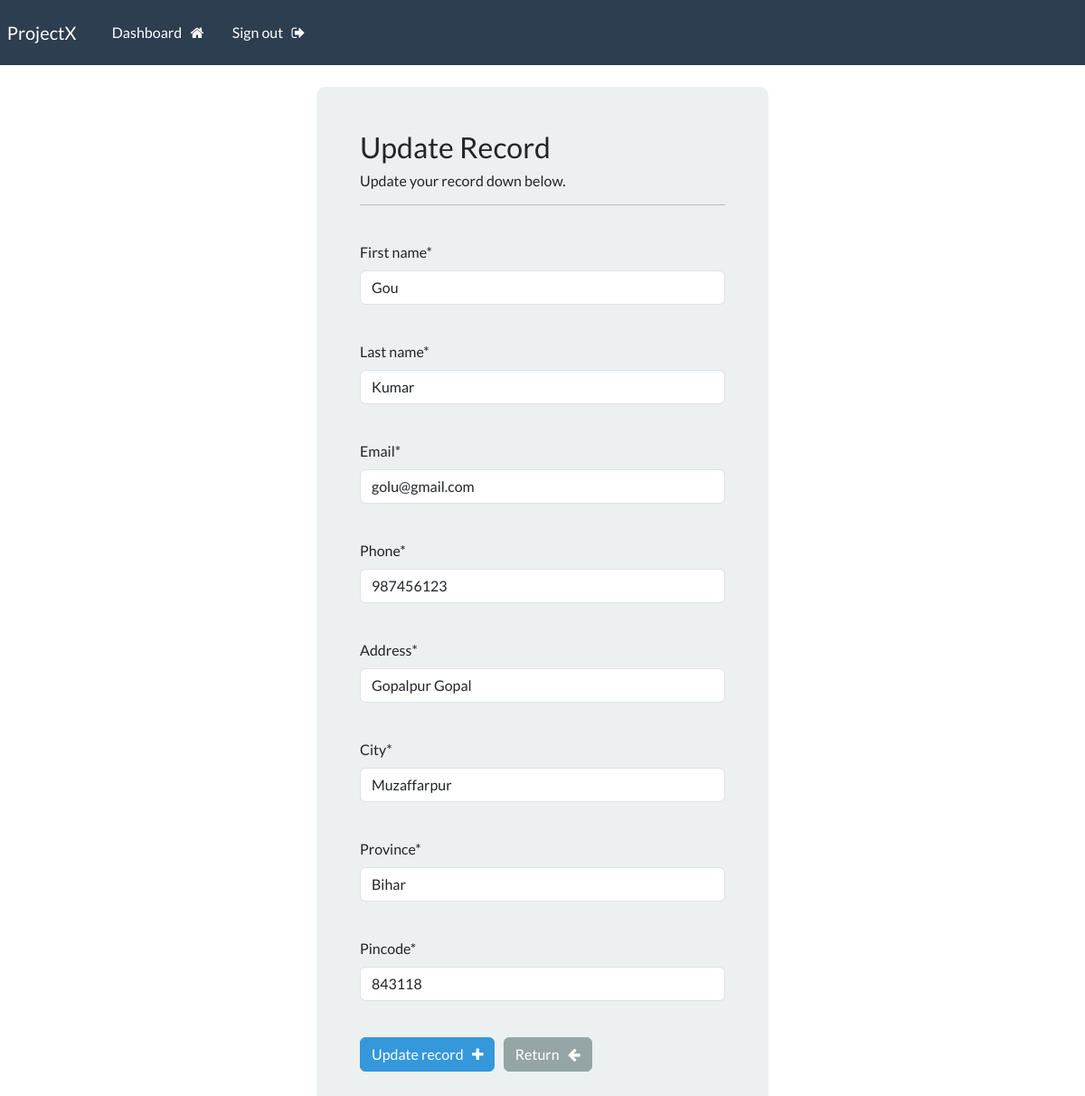
Page /update-record/5/ (signed in) on the committed database.
### webapp/models.py (models this page shows)
class Record(models.Model):
    created_date = models.DateTimeField(auto_now=True)
    first_name = models.CharField(max_length=100)
    last_name = models.CharField(max_length=100)
    email = models.CharField(max_length=255)
    phone = models.CharField(max_length=15)
    address = models.CharField(max_length=300)
    city = models.CharField(max_length=255)
    province = models.CharField(max_length=200)
    pincode = models.CharField(max_length=10)

### webapp/views.py (the view)
# urls.py: path("update-record/<int:pk>/", views.update_record, name="update-record"),
@login_required(login_url='login')
def update_record(request, pk):
    record = Record.objects.get(id=pk)
    form = UpdateRecordForm(instance=record)
    if request.method == "POST":
        form = UpdateRecordForm(request.POST, instance=record)
        if form.is_valid():
            form.save()
            messages.success(request, "Record Updated!!")
            return redirect("/dashboard/")
    context = {
        'form' : form
    }
    return render(request, 'webapp/update_record.html', context)

### webapp/forms.py
class UpdateRecordForm(forms.ModelForm):
    class Meta:
        model = Record
        fields = '__all__'

### webapp/templates/webapp/update_record.html (shortened to what this page needs)
{% extends "webapp/base.html" %}
{% load crispy_forms_tags %}
{% block content %}
<body>
    <div  class="container bg-light shadow-md p-5 form-control1">
        <h3> Update Record </h3>
        <h6> Update your record down below. </h6>
        <hr>
        <br>
      <form action="" method="post" autocomplete="off">
            {{form.first_name|as_crispy_field}}
            <br>
            {{form.last_name|as_crispy_field}}
            <br>
            {{form.email|as_crispy_field}}
            <br>
            {{form.phone|as_crispy_field}}
            <br>
            {{form.address|as_crispy_field}}
            <br>
            {{form.city|as_crispy_field}}
            <br>
            {{form.province|as_crispy_field}}
            <br>
            {{form.pincode|as_crispy_field}}
            <br>
              <button type="submit" class="btn btn-info">
                Update record &nbsp; <i class="fa fa-plus" aria-hidden="true"></i>
            </button>
            <a href="{% url 'dashboard' %}" class="btn btn-secondary">
                Return &nbsp; <i class="fa fa-arrow-left" aria-hidden="true"></i>
            </a>
          </form>
          <br>
    </div>
</body>
{% endblock %}

### webapp/static/webapp/css/styles.css (style rules this page uses)
.form-control1 { width: 500px; border-radius: 10px; }

### rows in the picture
Record: first_name "Gou", last_name "Kumar", email "golu@gmail.com", phone "987456123", address "Gopalpur Gopal", city "Muzaffarpur", province "Bihar", pincode "843118"
